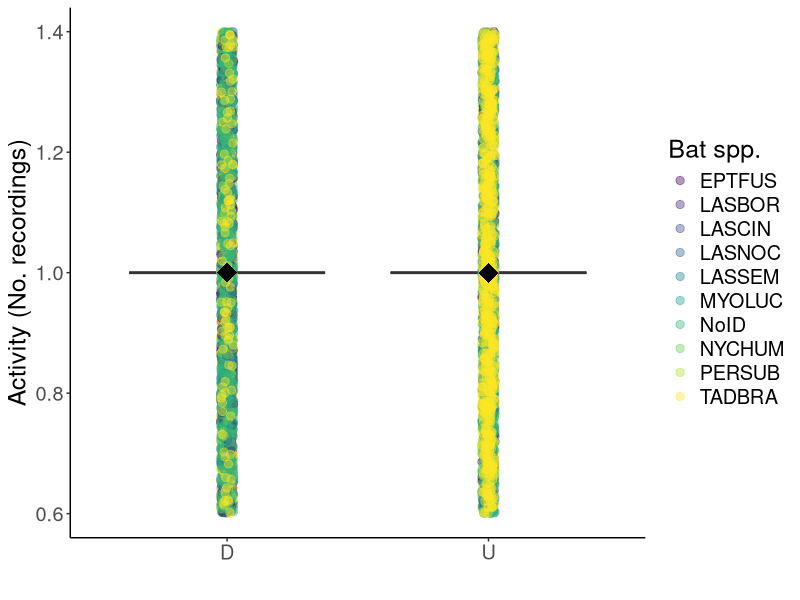
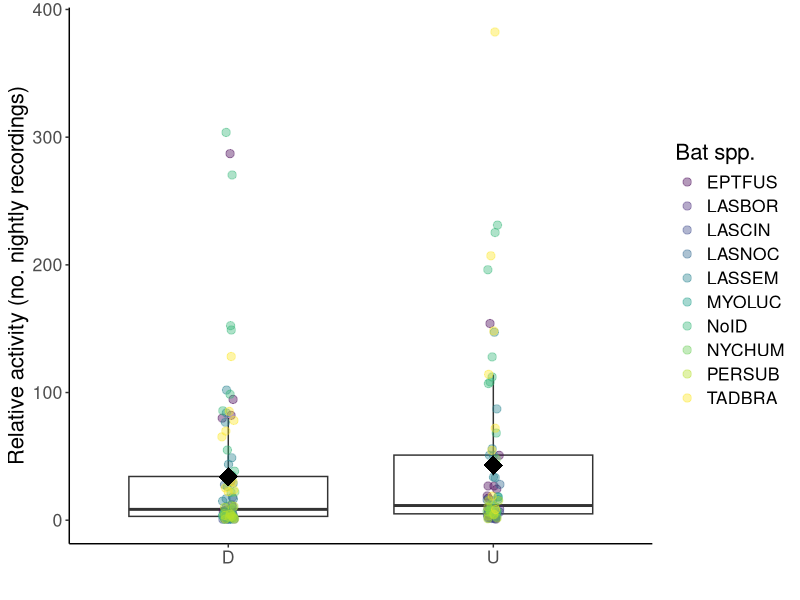

These figures' R source, in order: (Note: this script raises an error after producing the figures.)
# Data import and cleaning ------------------------------------------------


#read in all data
{ w1 <- read.csv(file="id_w1.csv",head=TRUE)
w2 <- read.csv(file="id_w2.csv",head=TRUE)
w3 <- read.csv(file="id_w3.csv",head=TRUE)
w4 <- read.csv(file="id_w4.csv",head=TRUE)
e1 <- read.csv(file="id_e1.csv",head=TRUE)
e2 <- read.csv(file="id_e2.csv",head=TRUE)
e3 <- read.csv(file="id_e3.csv",head=TRUE)
e4 <- read.csv(file="id_e4.csv",head=TRUE) }

#combine datasets
all.dat.w <- rbind(w1, w2, w3, w4)
all.dat.e <- rbind(e1, e3, e3, e4)


all.dat.w<-all.dat.w[all.dat.w$AUTO.ID. != "Noise", ]  
all.dat.e<-all.dat.e[all.dat.e$AUTO.ID. != "Noise", ]  

library(dplyr)

all.bat.w<-select(all.dat.w, DATE, TIME, HOUR, DATE.12, TIME.12, HOUR.12, AUTO.ID., FILES)
all.bat.e<-select(all.dat.e, DATE, TIME, HOUR, DATE.12, TIME.12, HOUR.12, AUTO.ID., FILES)

{	all.bat.w$AUTO.ID.<-as.factor(all.bat.w$AUTO.ID.)
	all.bat.w$DATE.12<-as.Date(all.bat.w$DATE.12,"%m/%d/%y")
	all.bat.w$HOUR<-as.numeric(all.bat.w$HOUR)
	all.bat.w$DATE<-as.Date(all.bat.w$DATE,"%m/%d/%y")
	all.bat.w$HOUR.12<-as.numeric(all.bat.w$HOUR.12)
}

{	all.bat.e$AUTO.ID.<-as.factor(all.bat.e$AUTO.ID.)
	all.bat.e$DATE.12<-as.Date(all.bat.e$DATE.12,"%m/%d/%y")
	all.bat.e$HOUR<-as.numeric(all.bat.e$HOUR)
	all.bat.e$DATE<-as.Date(all.bat.e$DATE,"%m/%d/%y")
	all.bat.e$HOUR.12<-as.numeric(all.bat.e$HOUR.12)
}

##EASTSIDE
###creating treatment column
all.bat.e$treatment <- NA
for(i in 1:length(all.bat.e$DATE.12)){
	if(all.bat.e$DATE.12[i]=="2021-07-17"){all.bat.e$treatment[i]="R"}
	if(all.bat.e$DATE.12[i]=="2021-07-18"){all.bat.e$treatment[i]="D"}
	if(all.bat.e$DATE.12[i]=="2021-07-19"){all.bat.e$treatment[i]="D"}
	if(all.bat.e$DATE.12[i]=="2021-07-20"){all.bat.e$treatment[i]="U"}
	if(all.bat.e$DATE.12[i]=="2021-07-21"){all.bat.e$treatment[i]="U"}
	if(all.bat.e$DATE.12[i]=="2021-07-22"){all.bat.e$treatment[i]="R"}
	if(all.bat.e$DATE.12[i]=="2021-07-23"){all.bat.e$treatment[i]="R"}
	if(all.bat.e$DATE.12[i]=="2021-07-24"){all.bat.e$treatment[i]="R"}
	if(all.bat.e$DATE.12[i]=="2021-07-25"){all.bat.e$treatment[i]="R"}
	if(all.bat.e$DATE.12[i]=="2021-07-26"){all.bat.e$treatment[i]="R"}
	if(all.bat.e$DATE.12[i]=="2021-07-27"){all.bat.e$treatment[i]="R"}
	if(all.bat.e$DATE.12[i]=="2021-07-28"){all.bat.e$treatment[i]="R"}
	if(all.bat.e$DATE.12[i]=="2021-07-29"){all.bat.e$treatment[i]="R"}
	if(all.bat.e$DATE.12[i]=="2021-07-30"){all.bat.e$treatment[i]="U"}
	if(all.bat.e$DATE.12[i]=="2021-07-31"){all.bat.e$treatment[i]="U"}
	if(all.bat.e$DATE.12[i]=="2021-08-01"){all.bat.e$treatment[i]="D"}
	if(all.bat.e$DATE.12[i]=="2021-08-02"){all.bat.e$treatment[i]="D"}
	if(all.bat.e$DATE.12[i]=="2021-08-03"){all.bat.e$treatment[i]="D"}
	if(all.bat.e$DATE.12[i]=="2021-08-04"){all.bat.e$treatment[i]="D"}
	
}

#creating column trial
all.bat.e$trial <- NA
for(i in 1:length(all.bat.e$DATE.12)){
	if(all.bat.e$DATE.12[i]=="2021-07-17"){all.bat.e$trial[i]="N/A"}
	if(all.bat.e$DATE.12[i]=="2021-07-18"){all.bat.e$trial[i]="1"}
	if(all.bat.e$DATE.12[i]=="2021-07-19"){all.bat.e$trial[i]="1"}
	if(all.bat.e$DATE.12[i]=="2021-07-20"){all.bat.e$trial[i]="2"}
	if(all.bat.e$DATE.12[i]=="2021-07-21"){all.bat.e$trial[i]="2"}
	if(all.bat.e$DATE.12[i]=="2021-07-22"){all.bat.e$trial[i]="N/A"}
	if(all.bat.e$DATE.12[i]=="2021-07-23"){all.bat.e$trial[i]="N/A"}
	if(all.bat.e$DATE.12[i]=="2021-07-24"){all.bat.e$trial[i]="N/A"}
	if(all.bat.e$DATE.12[i]=="2021-07-25"){all.bat.e$trial[i]="N/A"}
	if(all.bat.e$DATE.12[i]=="2021-07-26"){all.bat.e$trial[i]="N/A"}
	if(all.bat.e$DATE.12[i]=="2021-07-27"){all.bat.e$trial[i]="N/A"}
	if(all.bat.e$DATE.12[i]=="2021-07-28"){all.bat.e$trial[i]="N/A"}
	if(all.bat.e$DATE.12[i]=="2021-07-29"){all.bat.e$trial[i]="N/A"}
	if(all.bat.e$DATE.12[i]=="2021-07-30"){all.bat.e$trial[i]="3"}
	if(all.bat.e$DATE.12[i]=="2021-07-31"){all.bat.e$trial[i]="3"}
	if(all.bat.e$DATE.12[i]=="2021-08-01"){all.bat.e$trial[i]="4"}
	if(all.bat.e$DATE.12[i]=="2021-08-02"){all.bat.e$trial[i]="4"}
	if(all.bat.e$DATE.12[i]=="2021-08-03"){all.bat.e$trial[i]="5"}
	if(all.bat.e$DATE.12[i]=="2021-08-04"){all.bat.e$trial[i]="5"}
	
}

#creating side column
all.bat.e$side <- NA
for(i in 1:length(all.bat.e$FILES)){
	if(all.bat.e$FILES[i]==1){all.bat.e$side[i]="E"}
}

#WESTSIDE
##creating treatment column
all.bat.w$treatment <- NA
for(i in 1:length(all.bat.w$DATE.12)){
	if(all.bat.w$DATE.12[i]=="2021-07-17"){all.bat.w$treatment[i]="R"}
	if(all.bat.w$DATE.12[i]=="2021-07-18"){all.bat.w$treatment[i]="U"}
	if(all.bat.w$DATE.12[i]=="2021-07-19"){all.bat.w$treatment[i]="U"}
	if(all.bat.w$DATE.12[i]=="2021-07-20"){all.bat.w$treatment[i]="D"}
	if(all.bat.w$DATE.12[i]=="2021-07-21"){all.bat.w$treatment[i]="D"}
	if(all.bat.w$DATE.12[i]=="2021-07-22"){all.bat.w$treatment[i]="R"}
	if(all.bat.w$DATE.12[i]=="2021-07-23"){all.bat.w$treatment[i]="R"}
	if(all.bat.w$DATE.12[i]=="2021-07-24"){all.bat.w$treatment[i]="R"}
	if(all.bat.w$DATE.12[i]=="2021-07-25"){all.bat.w$treatment[i]="R"}
	if(all.bat.w$DATE.12[i]=="2021-07-26"){all.bat.w$treatment[i]="R"}
	if(all.bat.w$DATE.12[i]=="2021-07-27"){all.bat.w$treatment[i]="R"}
	if(all.bat.w$DATE.12[i]=="2021-07-28"){all.bat.w$treatment[i]="R"}
	if(all.bat.w$DATE.12[i]=="2021-07-29"){all.bat.w$treatment[i]="R"}
	if(all.bat.w$DATE.12[i]=="2021-07-30"){all.bat.w$treatment[i]="D"}
	if(all.bat.w$DATE.12[i]=="2021-07-31"){all.bat.w$treatment[i]="D"}
	if(all.bat.w$DATE.12[i]=="2021-08-01"){all.bat.w$treatment[i]="U"}
	if(all.bat.w$DATE.12[i]=="2021-08-02"){all.bat.w$treatment[i]="U"}
	if(all.bat.w$DATE.12[i]=="2021-08-03"){all.bat.w$treatment[i]="U"}
	if(all.bat.w$DATE.12[i]=="2021-08-04"){all.bat.w$treatment[i]="U"}
	
}

##creating trial column
all.bat.w$trial <- NA
for(i in 1:length(all.bat.w$DATE.12)){
	if(all.bat.w$DATE.12[i]=="2021-07-17"){all.bat.w$trial[i]="N/A"}
	if(all.bat.w$DATE.12[i]=="2021-07-18"){all.bat.w$trial[i]="1"}
	if(all.bat.w$DATE.12[i]=="2021-07-19"){all.bat.w$trial[i]="1"}
	if(all.bat.w$DATE.12[i]=="2021-07-20"){all.bat.w$trial[i]="2"}
	if(all.bat.w$DATE.12[i]=="2021-07-21"){all.bat.w$trial[i]="2"}
	if(all.bat.w$DATE.12[i]=="2021-07-22"){all.bat.w$trial[i]="N/A"}
	if(all.bat.w$DATE.12[i]=="2021-07-23"){all.bat.w$trial[i]="N/A"}
	if(all.bat.w$DATE.12[i]=="2021-07-24"){all.bat.w$trial[i]="N/A"}
	if(all.bat.w$DATE.12[i]=="2021-07-25"){all.bat.w$trial[i]="N/A"}
	if(all.bat.w$DATE.12[i]=="2021-07-26"){all.bat.w$trial[i]="N/A"}
	if(all.bat.w$DATE.12[i]=="2021-07-27"){all.bat.w$trial[i]="N/A"}
	if(all.bat.w$DATE.12[i]=="2021-07-28"){all.bat.w$trial[i]="N/A"}
	if(all.bat.w$DATE.12[i]=="2021-07-29"){all.bat.w$trial[i]="N/A"}
	if(all.bat.w$DATE.12[i]=="2021-07-30"){all.bat.w$trial[i]="3"}
	if(all.bat.w$DATE.12[i]=="2021-07-31"){all.bat.w$trial[i]="3"}
	if(all.bat.w$DATE.12[i]=="2021-08-01"){all.bat.w$trial[i]="4"}
	if(all.bat.w$DATE.12[i]=="2021-08-02"){all.bat.w$trial[i]="4"}
	if(all.bat.w$DATE.12[i]=="2021-08-03"){all.bat.w$trial[i]="5"}
	if(all.bat.w$DATE.12[i]=="2021-08-04"){all.bat.w$trial[i]="5"}
	
}

#creating side column
all.bat.w$side <- NA
for(i in 1:length(all.bat.w$FILES)){
	if(all.bat.w$FILES[i]==1){all.bat.w$side[i]="W"}
}

##ANALYSES----
#combine the two datasets, east and west sides
#all.bat=all data
all.bat <- rbind(all.bat.e, all.bat.w)
all.bat$treatment<-as.factor(all.bat$treatment)
all.bat$trial<-as.factor(all.bat$trial)
all.bat$FILES<-as.numeric(all.bat$FILES)

#create dataset with only experimental trials
#all.bat.exp=dataset with only nights where experiment was running
all.bat.exp <- all.bat[all.bat$trial != "N/A", ] 

#mod1<-glmer(FILES~treatment*AUTO.ID.+1|trial, dat = all.bat.exp)
#summary(mod1)
#shapiro.test(resid(mod1))
#printCoefmat(coef(summary(mod1)),digits=2)

library(ggplot2)
library(viridis)
ggplot(data=all.bat.exp, aes(x=treatment, y=FILES))+ 
	geom_boxplot(outlier.shape = NA)+
	geom_point(position=position_jitter(width = 0.025), alpha=0.4, aes(color=AUTO.ID.), size=2.5)+
	stat_summary(fun.data = "mean_se", colour="black", size=1.5, shape="diamond")+
	theme_classic()+
	labs(x=" ", y="Activity (No. recordings)")+
	theme(text = element_text(size=18), legend.title = )+
	scale_color_viridis(discrete = T, option = "D")+
	guides(color=guide_legend(title="Bat spp."))

all.bat.exp.agg<-aggregate(FILES ~ DATE.12 + treatment + side + trial + AUTO.ID., data=all.bat.exp, FUN=sum)
all.bat.exp.agg$treatment<-as.factor(all.bat.exp.agg$treatment)

ggplot(data=all.bat.exp.agg, aes(x=treatment, y=FILES))+ 
	geom_boxplot(outlier.shape = NA)+
	geom_point(position=position_jitter(width = 0.025), alpha=0.4, aes(color=AUTO.ID.), size=2.5)+
	stat_summary(fun.data = "mean_se", colour="black", size=1.5, shape="diamond")+
	theme_classic()+
	labs(x=" ", y="Relative activity (no. nightly recordings)")+
	theme(text = element_text(size=16), legend.title = )+
	scale_color_viridis(discrete = T, option = "D")+
	guides(color=guide_legend(title="Bat spp."))

mod2<-lmer(FILES~treatment*AUTO.ID.+1|trial, dat = all.bat.exp.agg)
summary(mod2)
shapiro.test(resid(mod2))

all.bat.exp.agg$AUTO.ID.<-as.factor(all.bat.exp.agg$AUTO.ID.)
mod3<-lmer(FILES~treatment+AUTO.ID.+1|trial, dat = all.bat.exp.agg)
summary(mod3)
shapiro.test(resid(mod3))


mod4<-lmer(FILES~treatment+1|trial, dat = all.bat.exp.agg)
summary(mod4)
shapiro.test(resid(mod4))

library(multcomp)
summary(glht(mod3, linfct=mcp(AUTO.ID.="Tukey")))

mod5<-lm(FILES~treatment+AUTO.ID.+trial, dat=all.bat.exp.agg)
summary(mod5)
summary(glht(mod5, linfct=mcp(treatment="Tukey")))

#create cld
library(emmeans)
library(multcomp)
#with interactive model, treatment
f1<-emmeans(mod5,pairwise~AUTO.ID., type="response")
cld(f1$emmeans,  Letters ='abcde')

f2<-emmeans(mod5,pairwise~trial, type="response")
cld(f2$emmeans,  Letters ='abcde')

ggplot(data=all.bat.exp.agg, aes(x=treatment, y=FILES))+ 
	geom_boxplot(outlier.shape = NA)+
	geom_point(position=position_jitter(width = 0.025), alpha=0.4, aes(color=AUTO.ID.), size=2.5)+
	stat_summary(fun.data = "mean_se", colour="black", size=1.5, shape="diamond")+
	theme_classic()+
	labs(x=" ", y="Relative activity (no. nightly recordings)")+
	theme(text = element_text(size=18), legend.title = )+
	scale_color_viridis(discrete = T, option = "D")+
	guides(color=guide_legend(title="Bat spp."))+
	facet_wrap(~AUTO.ID.)
	
##BIG BROWNS ONLY ----
bigbrown <- all.bat.exp.agg[which(all.bat.exp.agg$AUTO.ID.== 'EPTFUS'),]

mod.bb<-lmer(FILES~treatment + 1|trial, data = bigbrown)
summary(mod.bb)

mod.bb1<-lm(FILES~treatment, data = bigbrown)
summary(mod.bb1)

ggplot(data=bigbrown, aes(x=treatment, y=FILES))+ 
	geom_boxplot(outlier.shape = NA)+
	geom_point(position=position_jitter(width = 0.025), alpha=0.4, size=2.5)+
	stat_summary(fun.data = "mean_se", colour="red", size=1.5, shape="diamond")+
	theme_classic()+
	labs(x=" ", y="Relative activity (no. nightly recordings)",
		 title = "Big brown bats (EPTFUS)")+
	theme(text = element_text(size=15), legend.title = )+
	scale_color_viridis(discrete = T, option = "D")

##EASTERN REDS ONLY ----
reds <- all.bat.exp.agg[which(all.bat.exp.agg$AUTO.ID.== 'LASBOR'),]

mod.red<-lm(FILES~treatment, data = reds)
summary(mod.red)

ggplot(data=reds, aes(x=treatment, y=FILES))+
	geom_boxplot(outlier.shape = NA)+
	geom_point(position=position_jitter(width = 0.025), alpha=0.4, size=2.5)+
	stat_summary(fun.data = "mean_se", colour="red", size=1.5, shape="diamond")+
	theme_classic()+
	labs(x=" ", y="Relative activity (no. nightly recordings)",
		 title = "Eastern red bats (LASBOR)")+
	theme(text = element_text(size=15))+
	scale_color_viridis(discrete = T, option = "D")

##OTHER STUFF----
bat1 <- read.csv(file="Trial 1.csv",head=TRUE)

library(lme4)

bat1<-bat1[1:899,]

bat1 <- bat1[order(bat1$trial),]

{
bat1$AUTO.ID.<-as.factor(bat1$AUTO.ID.)
bat1$DATE.12<-as.factor(bat1$DATE.12)
bat1$Treatment<-as.factor(bat1$Treatment)
bat1$Side<-as.factor(bat1$Side)
bat1$HOUR<-as.numeric(bat1$HOUR)
bat1$Pass<-as.numeric(bat1$Pass) }

bat2<-aggregate(Pass ~ AUTO.ID. + DATE.12 + Treatment + Side + HOUR, data=bat1, FUN=sum)

bat2$Treatment <- factor(bat2$Treatment, levels=c("Reference", "Damaged", "Undamaged"))

mod1<-lmer(Pass~Treatment+AUTO.ID.+1|Side, dat = bat2)
summary(mod1)
shapiro.test(resid(mod1))

hist(bat2$Pass)
shapiro.test(bat2$Pass)

#squareroot transformation
bat2$activity_sqrt<-sqrt(bat2$Pass)
shapiro.test(bat2$activity_sqrt)#didn't help
hist(bat2$activity_sqrt)

#log transformation
bat2$activity_log<-log(bat2$Pass)
shapiro.test(bat2$activity_log)#didn't help
hist(bat2$activity_log)

#cuberoot transformation
bat2$activity_cube<-(bat2$Pass)^(1/3)
shapiro.test(bat2$activity_cube)#didn't help
hist(bat2$activity_cube)

mod2<-glm(Pass~Treatment+AUTO.ID.+HOUR+DATE.12+Side, dat = bat2)
summary(mod2)
shapiro.test(mod2$residuals)

mod3<-glm(Pass~Treatment+AUTO.ID., dat=bat2)
summary(mod3)
shapiro.test(mod3$residuals)

library(multcomp)
summary(glht(mod3, linfct=mcp(Treatment="Tukey")))
summary(glht(mod3, linfct=mcp(AUTO.ID.="Tukey")))
#sig more big browns that LANO, LASE, MYLU, NYHU

library(ggplot2)
library(viridis)
ggplot(data=bat2, aes(x=Treatment, y=Pass))+ 
	geom_boxplot(outlier.shape = NA)+
	geom_point(position=position_jitter(width = 0.025), alpha=0.4, aes(color=AUTO.ID.), size=2.5)+
	stat_summary(fun.data = "mean_se", colour="black", size=1.5, shape="diamond")+
	theme_classic()+
	labs(x=" ", y="Activity (No. recordings)")+
	theme(text = element_text(size=18), legend.title = )+
	scale_color_viridis(discrete = T, option = "D")+
	guides(color=guide_legend(title="Bat spp."))

#removing reference treatment
bat2 <- bat2[order(bat2$Treatment),]
bat3<-bat2[-c(1:52),]

mod4<-glm(Pass~Treatment+AUTO.ID., dat=bat3)
summary(mod4)

library(multcomp)
summary(glht(mod4, linfct=mcp(AUTO.ID.="Tukey")))
#sig more big browns than LASE, MYLU, NYHU

ggplot(data=bat3, aes(x=Treatment, y=Pass))+ 
	geom_boxplot(outlier.shape = NA)+
	geom_point(position=position_jitter(width = 0.025), alpha=0.4, aes(color=AUTO.ID.), size=2.5)+
	stat_summary(fun.data = "mean_se", colour="black", size=1.5, shape="diamond")+
	theme_classic()+
	labs(x=" ", y="Activity (No. recordings)")+
	theme(text = element_text(size=18), legend.title = )+
	scale_color_viridis(discrete = T, option = "D")+
	guides(color=guide_legend(title="Bat spp."))

library(dplyr)
bat4<-aggregate(Pass ~ DATE.12 + Treatment + Side, data=bat3, FUN=sum)

bat4 %>%
	ggplot(aes(Treatment,Pass)) +
	geom_point(aes(fill=Treatment),size=3) +
	geom_line(aes(group = DATE.12))

bat5<-aggregate(Pass ~ Treatment + AUTO.ID., data=bat3, FUN=sum)

bat5 %>%
	ggplot(aes(Treatment,Pass,color=AUTO.ID.)) +
	geom_point(aes(fill=Treatment),size=3) +
	geom_line(aes(group = AUTO.ID.))

t123 <- read.csv(file="Trials1_5.csv",head=TRUE)

t123$Trial<-as.character(t123$Trial)

t123 %>%
	ggplot(aes(Treatment,Pass)) +
	geom_point(aes(color=Side),size=3) +
	geom_line(aes(group = DATE.12))+
	theme_classic()

t123 %>%
	ggplot(aes(Treatment,Pass)) +
	labs(x="",
		 y="Activity (no. detections)")+
	geom_boxplot()+
	geom_point(aes(color=Trial),size=3)+
	theme_classic()+
	theme(text = element_text(size=18))
	

t123 %>%
	ggplot(aes(Treatment,Pass)) +
	geom_point(aes(color=Trial),size=3) +
	geom_line(aes(group = DATE.12))+
	theme_classic()+
	labs(x="",
		 y="Activity (no. detections)")+
	theme(text = element_text(size=18))

base <- read.csv(file="baseline_activity.csv",head=TRUE)

base$date<-as.Date.character(base$DATE.12,"%Y%m%d")
base$exp<-as.character(base$exp)

base %>%
	ggplot(aes(x=date, 
			   y=Pass,
			   color=Side
			   ))+
	geom_point(aes(shape=exp), size=3)+
	geom_line()+
	labs(x="",
		 y="Total activity (no. detections)",
		 color="Side",
		 shape="Experiment")+
	theme_classic()+
	theme(text = element_text(size=15), legend.title = element_text(size = 12), 
		  legend.text = element_text(size = 10), axis.text.x = element_text(angle=20, hjust=1))+
	scale_x_date(date_breaks = "3 days", date_labels = "%b %d")
	

base %>%
	ggplot(aes(x=date, 
			   y=Pass,
			   color=Side
	))+
	geom_point()+
	geom_line()+
	labs(x="",
		 y="Total activity (no. detections)",
		 color="Side")+
	theme_classic()+
	theme(text = element_text(size=15), legend.title = element_text(size = 12), 
		  legend.text = element_text(size = 10), axis.text.x = element_text(angle=20, hjust=1))+
	scale_x_date(date_breaks = "3 days", date_labels = "%b %d")	

##
